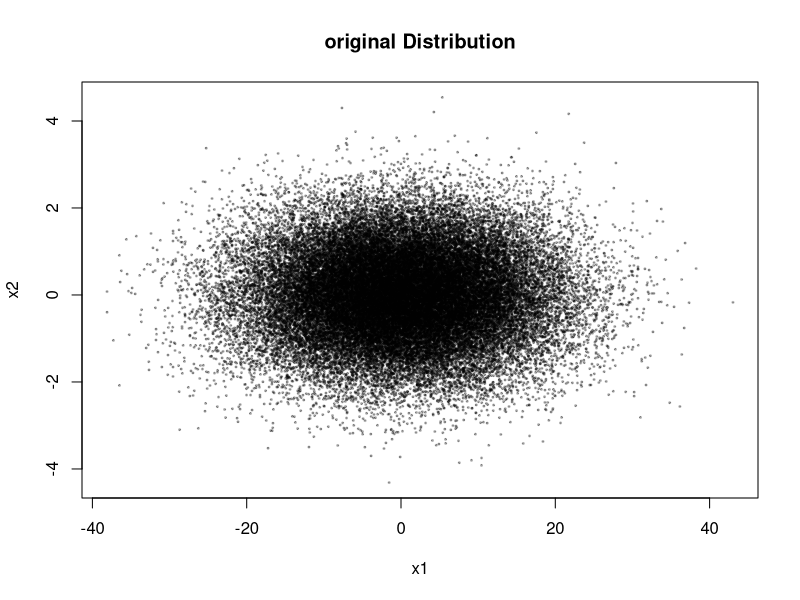
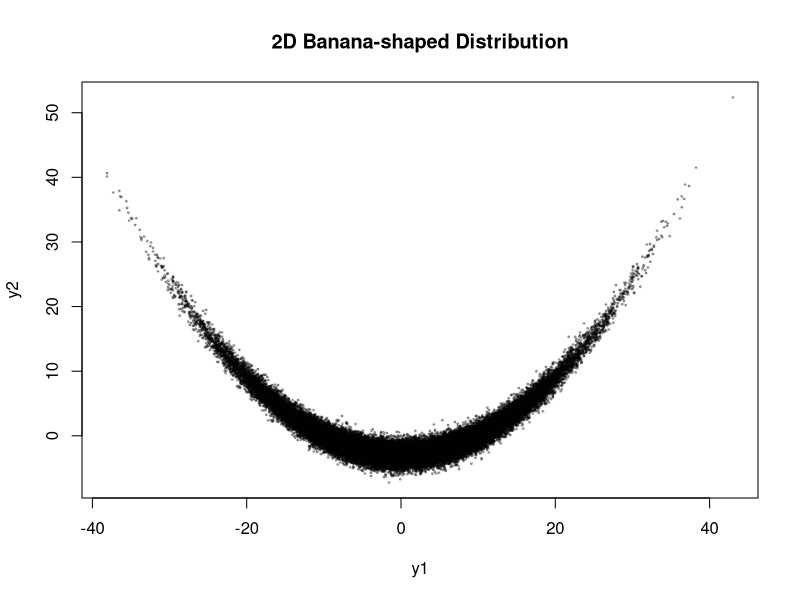
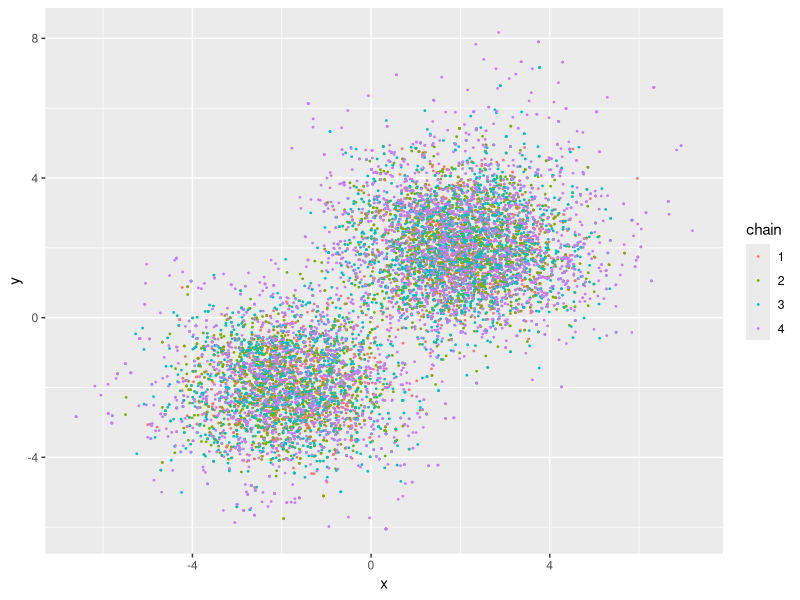

R code for these plots, in order: (Note: this script raises an error after producing the figures.)
## ---- chunk 1
set.seed(1)

n  <- 50000
b  <- 0.03

# 1. 采样基准二维高斯
library(MASS)
Sigma <- matrix(c(100, 0,
                   0, 1), nrow = 2)
x     <- mvrnorm(n, mu = c(0,0), Sigma = Sigma)
x1    <- x[,1]
x2    <- x[,2]

plot(x1, x2, pch=20, cex=0.4, col=rgb(0,0,0,0.3),
     xlab="x1", ylab="x2", main="original Distribution")

# 2. 施加香蕉变换
y1 <- x1
y2 <- x2 + b * (x1^2 - 100)

# 3. 绘图
plot(y1, y2, pch=20, cex=0.4, col=rgb(0,0,0,0.3),
     xlab="y1", ylab="y2", main="2D Banana-shaped Distribution")

## ---- chunk 2
library(mvtnorm)
# ---------------Input--------------- #
beta <- c(1,0.8,0.6,0.4)  # temper_0,1,2 beta_0 = 1
temper_num <- length(beta)

target <- function(x){
  0.5 * dmvnorm(x, mean = c(-2, -2), sigma = diag(2)) +
  0.5 * dmvnorm(x, mean = c( 2,  2), sigma = diag(2))
}

start_where <- rep(list(c(0,0)), temper_num)
Sigma       <- rep(list(diag(2)),temper_num)
step <- 1000
## ---- chunk 3
# ---------------Iteration--------------- #
parallel_tempering<- function(beta, temper_num, target, start_where,Sigma,step,d){
  record          <- array(NA_real_, dim = c(temper_num,(step+1),d))
  proposal_points <- array(NA_real_, dim = c(temper_num,step    ,d))
  prob.all        <- matrix(0      , nrow = temper_num, ncol = (2*step))
  
  for (i in 1:temper_num){
    record[i,1,] <- start_where[[i]]
  }
  
  # temper_num = even
  for (s in 1:step){
    for (temper in 1:temper_num){
      # ---------------Local jump--------------- #
      original_point              <- record[temper, s,]
      # 先把proposal_points的对应位置改成local提议点
      proposal_points[temper,s,]  <- rmvnorm(1, original_point, Sigma[[temper]])
      # prob.all 2s-1列记录第s次更新，初始点        的target()
      # prob.all 2s  列记录第s次更新，local_proposal的target()
      prob.all[temper,2*s-1]     <- target(original_point)
      prob.all[temper,2*s]       <- target(proposal_points[temper,s,])
      
      # 计算acceptance rate
      # acc_rate_local <- min(1, target(propose_local)^beta[temper]/target(original_point)^beta[temper])
      acc_rate_local <- min(1, exp(beta[temper]*(log(prob.all[temper,2*s])-log(prob.all[temper,2*s-1]))))
      
      
      u_local <- runif(1)
      if (u_local<acc_rate_local){
        proposal_points[temper,s,] <- proposal_points[temper,s,]
      }else{
        # 如果拒绝更换位置
        # proposal_points的对应位置改回第s次更新初始点
        # prob.all 2s列对应修改，保证始终反应proposal_points的s列的target()
        proposal_points[temper,s,] <- original_point
        prob.all[temper,2*s]       <- prob.all[temper,2*s-1]
      }
    }
    
    # ---------------Swith decision--------------- #
    if (s%%2 == 1){
      for (k in seq(1, temper_num,2)){
        # 更换1<->2; 3<->4...
        original_point2 <- proposal_points[k  ,s,]
        propose_switch  <- proposal_points[k+1,s,]
        # 于是，target(propose_switch) 就是prob.all[k+1,2*s]
        #       target(original_point2)就是prob.all[k  ,2*s]
        
        
        # acc_rate_switch <- min(1, target(propose_switch)^(beta[k]-beta[k+1])*target(original_point2)^(beta[k+1]-beta[k]))
        acc_rate_switch <- min(1, exp(log(prob.all[k+1,2*s])*(beta[k]-beta[k+1])+log(prob.all[k,2*s])*(beta[k+1]-beta[k])))
        
  
        u_switch1 <- runif(1)
        if (u_switch1<acc_rate_switch){
          # 更新record的s+1列
          record[k  ,s+1,]   <- proposal_points[k+1,s,]
          record[k+1,s+1,]   <- proposal_points[k  ,s,]
        }else{
          record[k  ,s+1,]   <- proposal_points[k  ,s,]
          record[k+1,s+1,]   <- proposal_points[k+1,s,]
        }
      }
    }else{for (k in seq(2, temper_num-1,2)){
      # 更换2<->3; 4<->5...
        original_point2 <- proposal_points[k  ,s,]
        propose_switch  <- proposal_points[k+1,s,]
       
        # acc_rate_switch <- min(1, target(propose_switch)^(beta[k]-beta[k+1])*target(original_point2)^(beta[k+1]-beta[k]))
        acc_rate_switch <- min(1, exp(log(prob.all[k+1,2*s])*(beta[k]-beta[k+1])+log(prob.all[k,2*s])*(beta[k+1]-beta[k])))  
            
        u_switch1 <- runif(1)
        if (u_switch1<acc_rate_switch){
          # 更新record的s+1列
          record[k  ,s+1,]   <- proposal_points[k+1,s,]
          record[k+1,s+1,]   <- proposal_points[k  ,s,]
        }else{
          record[k  ,s+1,]   <- proposal_points[k  ,s,]
          record[k+1,s+1,]   <- proposal_points[k+1,s,]
        }
    }
      record[1         , s+1,] <- proposal_points[1         ,s,]
      record[temper_num, s+1,] <- proposal_points[temper_num,s,]
    }
  }
  return(list(out = record))
  }
## ---- chunk 4
# length(beta) needs to be even
t0 <- proc.time()
out <- parallel_tempering(
          beta = c(1,0.8,0.6,0.4),
          temper_num = length(beta), 
          target = target, 
          start_where = start_where,
          Sigma = Sigma,
          step = 3000,
          d=2
          )
proc.time() - t0
## ---- chunk 5
library(ggplot2)

make_df <- function(record, chain_id){
    nstep <- dim(record)[2]
    data.frame(
        x = record[chain_id, , 1],
        y = record[chain_id, , 2],
        chain = factor(chain_id)
    )
}

rec <- out$out   # out 为 parallel_tempering 的返回值

df_list <- lapply(1:dim(rec)[1], function(i) make_df(rec, i))
df <- do.call(rbind, df_list)

library(ggplot2)

ggplot(df, aes(x = x, y = y, color = chain)) +
    geom_point(size = 0.3)


## ---- chunk 6

df5 <- data.frame(x = sapply(out[[1]][[1]], function(z) z[[1]]), y = sapply(out[[1]][[1]], function(z) z[[2]]) )
ggplot(df5, aes(x = x, y = y)) +
    geom_point(color = 'pink', size = 0.1) +
    stat_density_2d(
                    geom = "contour", 
                    color = "black")

## ---- chunk 7
df6<- data.frame(x = sapply(out[[1]][[4]], function(z) z[[1]]), y = sapply(out[[1]][[4]], function(z) z[[2]]) )

ggplot(df6,aes(x=x, y= y),)+geom_point(color = 'purple', size = 0.1)+
    stat_density_2d(
                    geom = "contour", 
                    color = "black")
